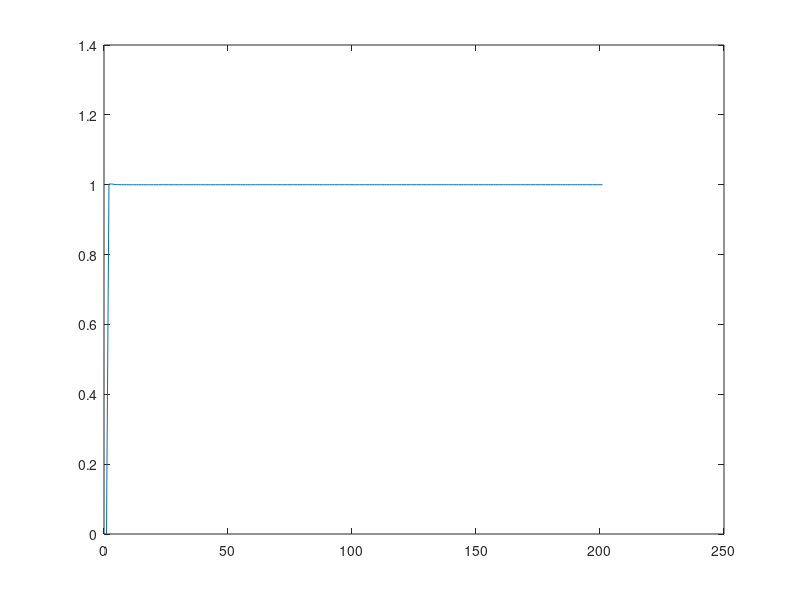

Write MATLAB code to recreate this figure. (Note: this script raises an error after producing the figure.)
num = [42 300];
den = [0.67 4.34 -37.66 1];
plant = tf(num,den)

% Specify the PID controller gains
Kp = 100;
Ki = 5;
Kd = 2;

% Create the PID controller transfer function
controller = pid(Kp, Ki, Kd);

% Connect the controller and plant in series to create a closed-loop system
sys_cl = feedback(controller * plant, 1);

% Simulate the step response of the closed-loop system
t = 0:0.1:20;
S = step(sys_cl, t);

figure
plot(S)
stepinfo(S)
% Add labels to the plot
title('Step Response with PID Controller');
xlabel('Time (sec)');
ylabel('Output');

damp(sys_cl)